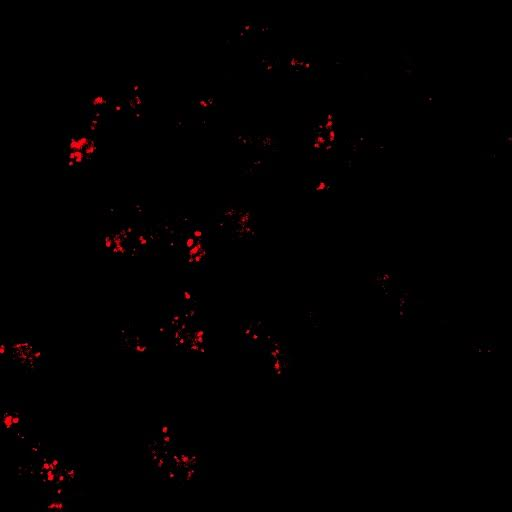
%> input picture lyso_pics/red_only.jpg, 512 x 512 px
$ octave --eval "result = clean_dextrin(imread('lyso_pics/red_only.jpg'));"   (GNU Octave 9; MATLAB toolbox functions it lacks are replaced by stand-ins)
%> lines starting %> are read from the running program, lines starting %| are printed output that depends on the picture; in (x1, y1, x2, y2) boxes, pixels count from 0 and x2, y2 are one past the last pixel; in counts of white or black regions, pixels touching at a corner belong together; the program's own positions count from 1
function [ clean_img ] = clean_dextrin( RGB_img )
%UNTITLED2 Summary of this function goes here
%   Watershed algorithm is useful for detecting objects that are touching
%   oneanother
%{

Algorthim:
- Convert to a grayscale image and interperate it as a topological surface
    f(x,y) corresponds to the height
- Looks for catchment basins and ridgelines to determine seperation

:'bwdist' on binary image to compute the distance transform
    (Matrix of distance from every pixel to nearest nozero-valued pixel

: L = watershed' on this image. 'Watershed' produces a labeled matrix image
that has positive integer values at different regions and 0 at ridgelines

**The idea is to transform the image so that its catchment basins are the
objects you want to identify

:B = bwdist(~im) compute the distance tranform on the images complement

:C=-B Negate image to have the catchment basins as white spots

:L = watershed(C)


%}

%Convert to grayscale image
I = rgb2gray(RGB_img);

%Take structuring element of a disk of size 10, for the morphological transformations
%Attempt to subtract the background from the image: top hat is the
%subtraction of the open image from the original


%Morphological transformation to subtract background noise from the image
%Tophat is the subtraction of an opened image from the original. Remove all
%images smaller than the structuring element of 10
I1 = imtophat(I, strel('disk', 10));

%Increases contrast
I2 = imadjust(I1);
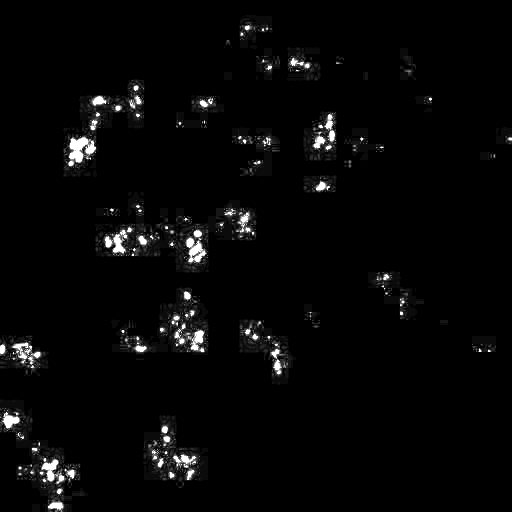
%> I2: size 512x512 uint8; min 0, max 255, mean 6.8

%Assume we have background and foreground and assess thresh as such
level = graythresh(I2);
%> level = 0.412

%Convert to binary image based on graythreshold
BW = im2bw(I2,level);
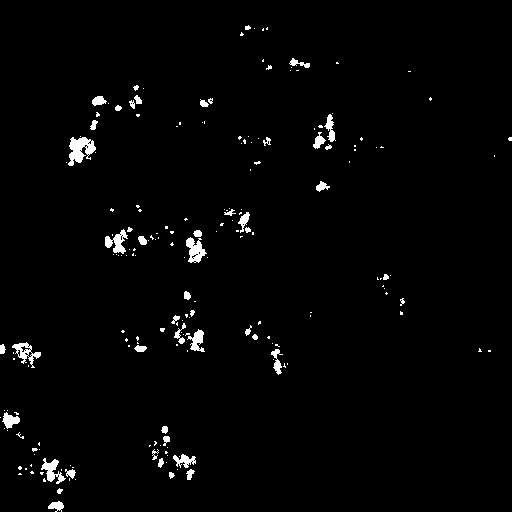
%> BW: size 512x512 logical; 1.9% white; 195 white regions (146 under 20 px), largest, box (x1, y1, x2, y2) and area: (68, 137, 96, 166) 474, (186, 237, 207, 263) 311, (105, 229, 128, 254) 279
% show(BW,'C');
BW = bwareaopen(BW,8);
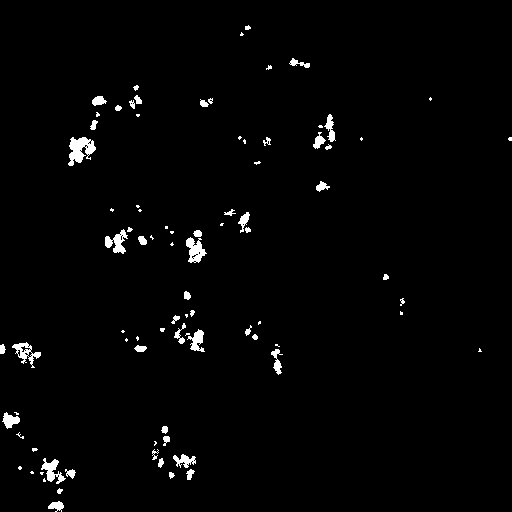
%> BW: size 512x512 logical; 1.8% white; 86 white regions (37 under 20 px), largest, box (x1, y1, x2, y2) and area: (68, 137, 96, 166) 474, (186, 237, 207, 263) 311, (105, 229, 128, 254) 279
% show(BW,'C2');
%Complement because we want image to be black and background white
C = ~BW;
%Use distance tranform to find nearest nonzero values from every pixel
D = -bwdist(C);
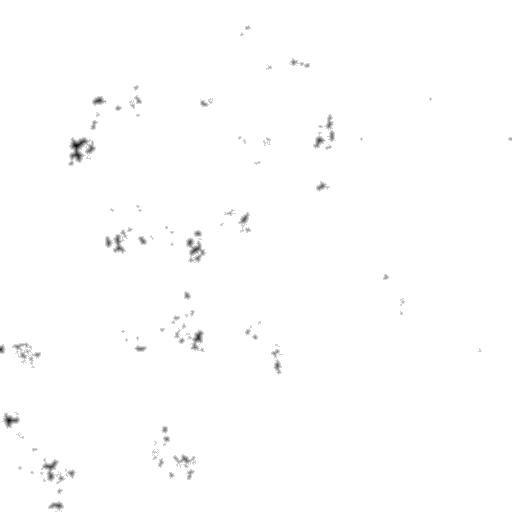
%> D: size 512x512 single; min -6, max 0, mean -0.0303; drawn with min black and max white

%Assign Minus infinity values to the values of C inside of the D image
%   Modify the image so that the background pixels and the extended maxima
%   pixels are forced to be the only local minima in the image (So you could
%   hypothetically fill in water on the image

D(C) = -Inf;

%Gets 0 for all watershed lines and integers for each object (basins)
L = watershed(D);
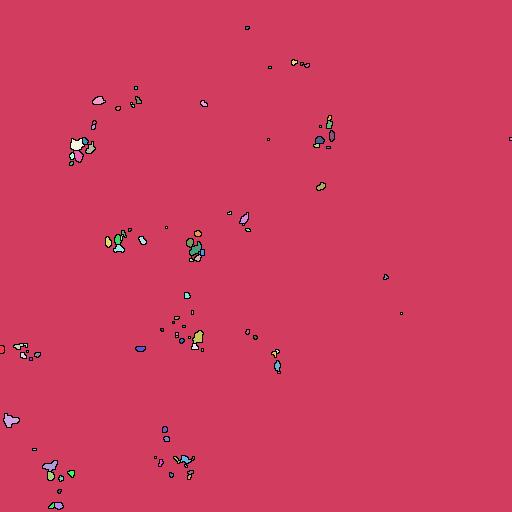
%> L: size 512x512 uint8; 101 distinct labels, from 0 to 100; one colour per label, 0 black
% show(L,'L');
%Takes the labels and converts to an RGB (Using hot colormap)
fin = label2rgb(L,'hot','w');
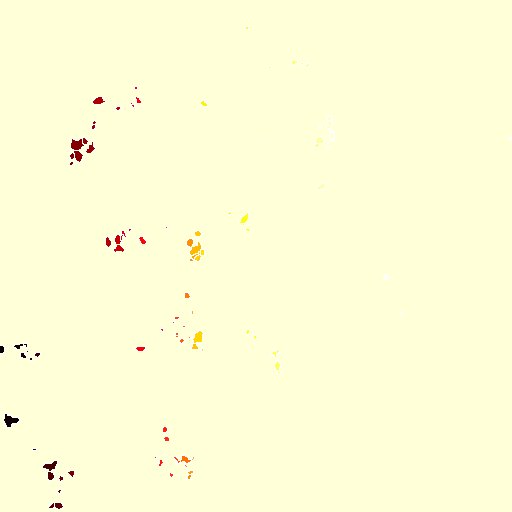
%> fin: size 512x512x3 uint8; mean R, G, B 254.5, 253.9, 215

% show(fin,'fin');
im = I;

%Superimpose ridgelines,L has all of them as 0 -> so mark these as 0(black)
im(L==0)=0;
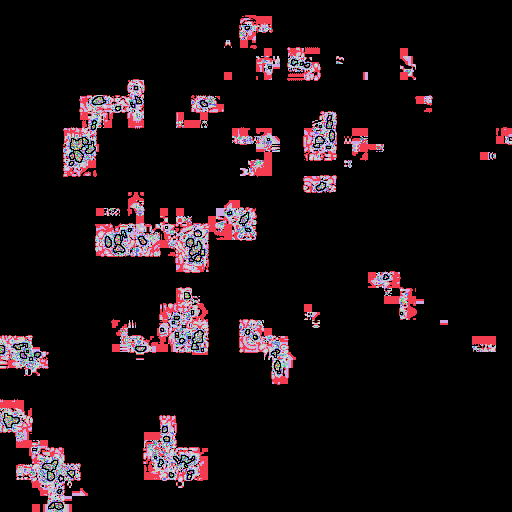
%> im: size 512x512 uint8; 94 distinct labels, from 0 to 93; one colour per label, 0 black


% show(im,'im');


clean_img = L;


%
% [labeled,num] = bwlabel(L);
%
% dextrin_data = regionprops(labeled,'Area','Centroid','BoundingBox');
%
% %Remove full image label
% dextrin_data = dextrin_data(2:end);
%
% figure
% hold on
% imshow(RGB)
% for object = 1 : length(dextrin_data)
%     bb = dextrin_data(object).BoundingBox;
%     rectangle('Position',bb,'EdgeColor','r','LineWidth',2)
% end
% hold off
%
%
%
%
%


end

$ run again, on lyso_pics/vps35_5-Image Export-05_c1.jpg
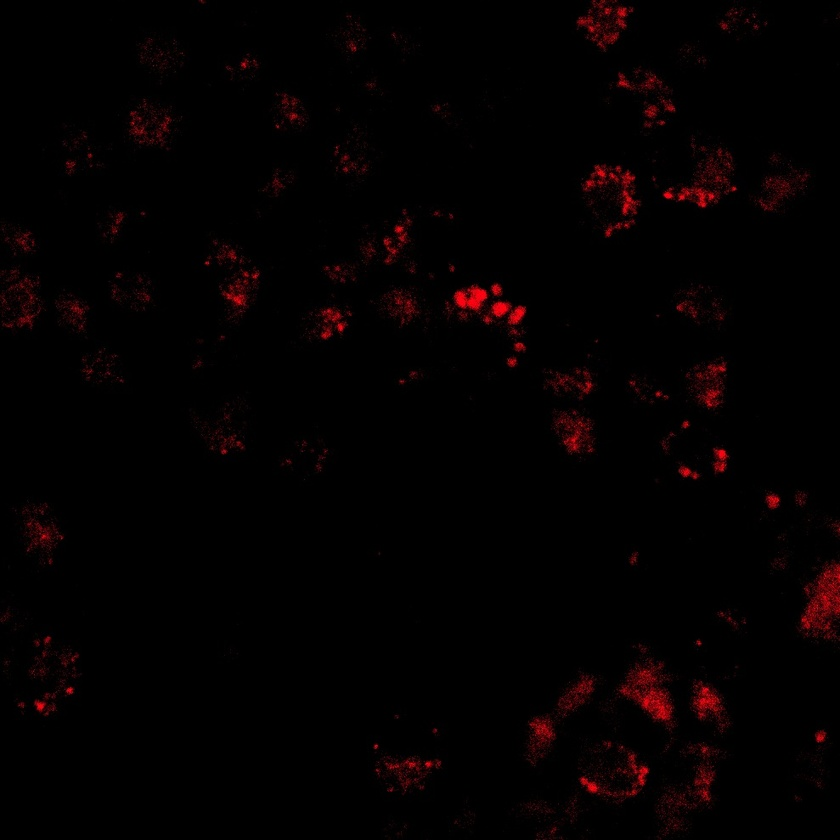
%> input picture lyso_pics/vps35_5-Image Export-05_c1.jpg, 840 x 840 px, shrunk from 989 x 989 before the run
%> level = 0.369
%> C: size 840x840 logical; 96.4% white; 297 black regions (134 under 20 px), largest, box (x1, y1, x2, y2) and area: (800, 561, 840, 637) 1265, (616, 658, 674, 721) 1210, (576, 0, 633, 52) 1025
%> in clean_dextrin, `L = watershed(D);`:
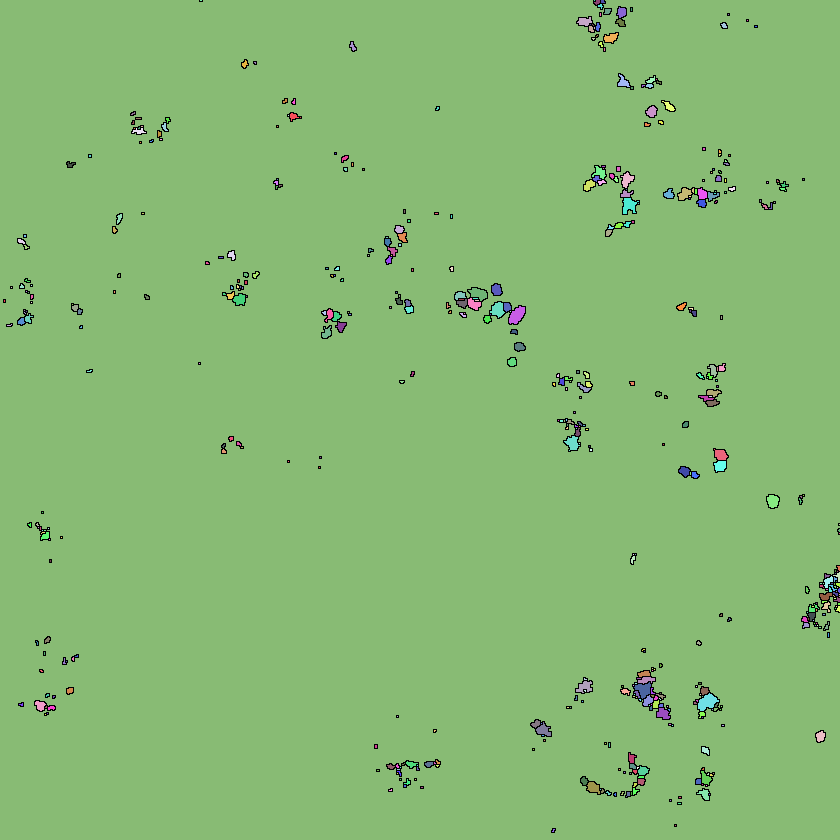
%> L: size 840x840 uint16; 521 distinct labels, from 0 to 520; one colour per label, 0 black
%> in clean_dextrin, `im(L==0)=0;`:
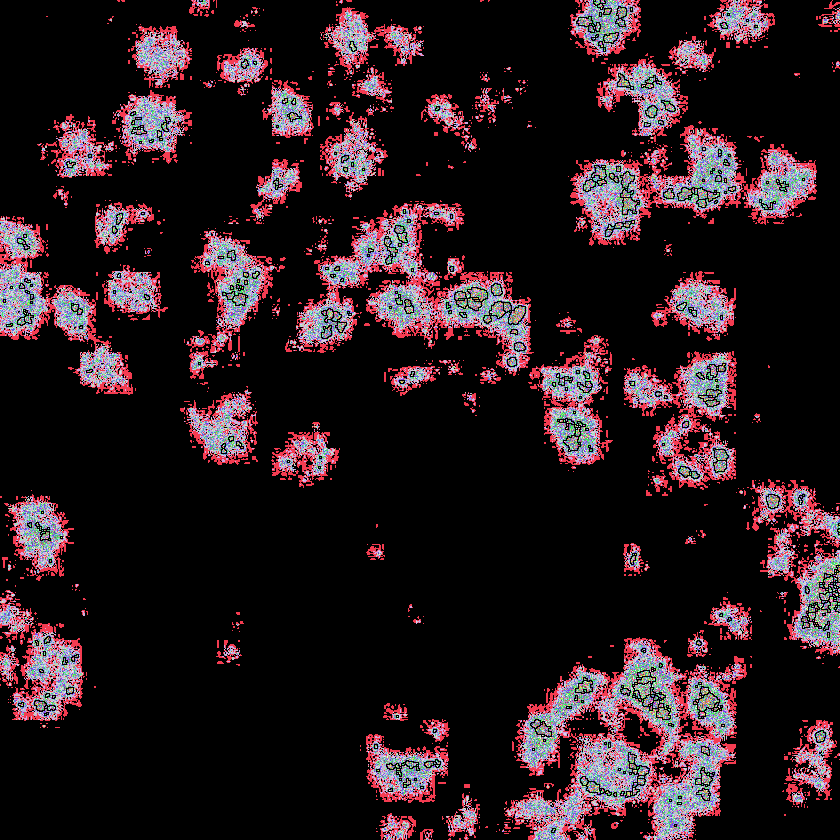
%> im: size 840x840 uint8; 88 distinct labels, from 0 to 87; one colour per label, 0 black
